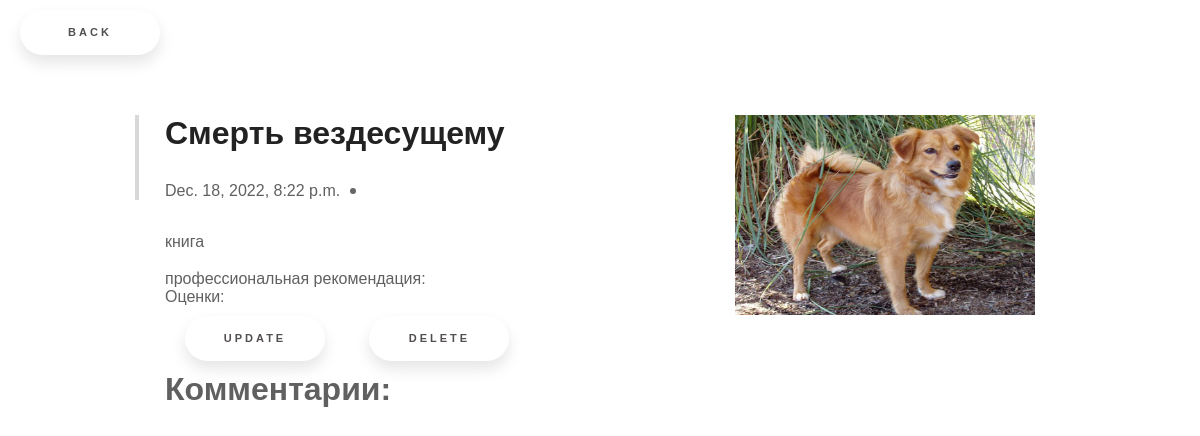
The page /book_detail/4/ on the database as committed earlier.
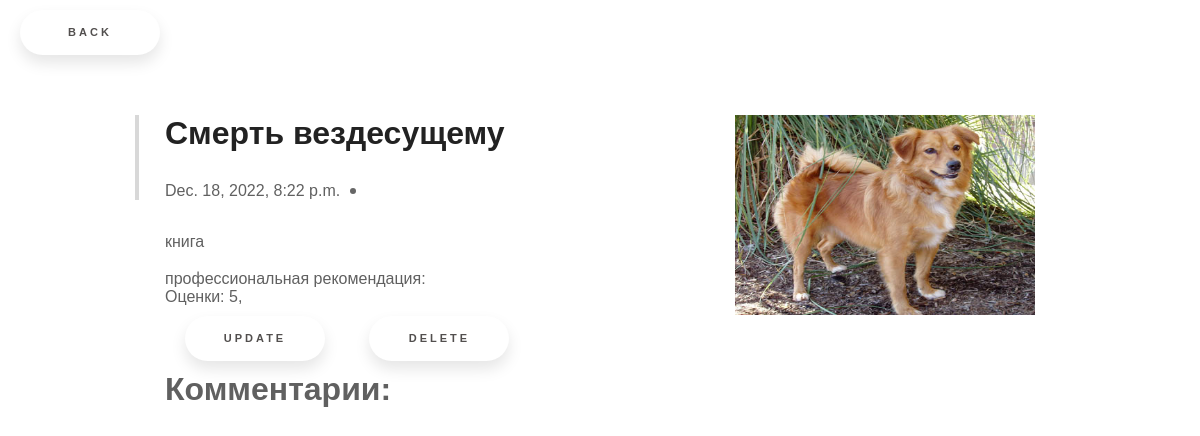
The same page on the database as committed later.
### book/models.py (models this page shows, shortened)
class Rating(models.Model):
    choice_book = models.ForeignKey(Book, on_delete=models.CASCADE, related_name='book_rate')
    RATE = (
        ('1', '1'),
        ('2', '2'),
        ('3', '3'),
        ('4', '4'),
        ('5', '5')
    )
    rating = models.CharField(max_length=100, choices=RATE)

### book/views.py (the view)
# urls.py: path('book_detail/<int:id>/', views.BookDetailView.as_view(), name='detail'),
class BookDetailView(generic.DetailView):
    template_name = 'book_detail.html'
    def get_object(self, **kwargs):
        book_id = self.kwargs.get('id')
        return get_object_or_404(models.Book, id=book_id)

### templates/book_detail.html (shortened to what this page needs)
<!DOCTYPE html>
{% load static %}
<html lang="en">
<head>
        <link rel="stylesheet" href="{% static 'css/style_detail.css' %}">
</head>
<body>
<a href="http://127.0.0.1:8000/" class="floating-button">Back</a>
<div class="container">
    <div class="post">
        <div class="post-image">
            <img src="{{object.image.url}}" alt="" width="200" height="200">
        </div>
        <div class="post-content">
            <div class="post-header">
                <h1>{{object.title}}</h1>
                <div class="post-meta">
                    <time>{{object.created_date}}</time>
                </div>
            </div>
            <p>
                {{object.description}}
            </p>
            <div> профессиональная рекомендация:
            </div>
            <div>Оценки:
                {% for i in object.book_rate.all %}
                    <a>{{ i.rating }},</a>
                {% endfor %}
            </div>
        </div>
        <a class="floating-button" href="/book/{{object.id}}/update/">Update</a>
        <a class="floating-button" href="/book/{{object.id}}/delete/">Delete</a>
    </div>
<div>
                <h1>Комментарии:</h1>
            </div>
</div>
</body>
</html>

Rows that differ between the two databases and show on the page:
added Rating: rating "5"
